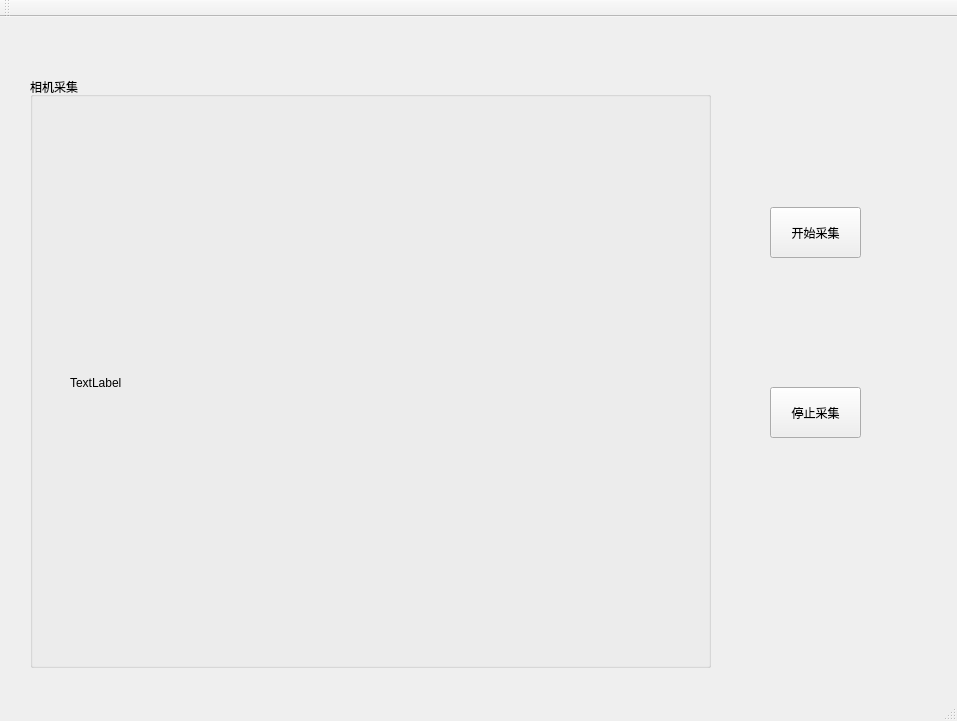
<?xml version="1.0" encoding="UTF-8"?>
<ui version="4.0">
 <class>MainWindow</class>
 <widget class="QMainWindow" name="MainWindow">
  <property name="geometry">
   <rect>
    <x>0</x>
    <y>0</y>
    <width>957</width>
    <height>721</height>
   </rect>
  </property>
  <property name="windowTitle">
   <string>MainWindow</string>
  </property>
  <widget class="QWidget" name="centralWidget">
   <widget class="QGroupBox" name="groupBox">
    <property name="geometry">
     <rect>
      <x>30</x>
      <y>60</y>
      <width>681</width>
      <height>591</height>
     </rect>
    </property>
    <property name="title">
     <string>相机采集</string>
    </property>
    <widget class="QLabel" name="DisplayLabel">
     <property name="geometry">
      <rect>
       <x>40</x>
       <y>50</y>
       <width>612</width>
       <height>512</height>
      </rect>
     </property>
     <property name="text">
      <string>TextLabel</string>
     </property>
    </widget>
   </widget>
   <widget class="QPushButton" name="StartButton">
    <property name="geometry">
     <rect>
      <x>770</x>
      <y>190</y>
      <width>91</width>
      <height>51</height>
     </rect>
    </property>
    <property name="text">
     <string>开始采集</string>
    </property>
   </widget>
   <widget class="QPushButton" name="EndButton">
    <property name="geometry">
     <rect>
      <x>770</x>
      <y>370</y>
      <width>91</width>
      <height>51</height>
     </rect>
    </property>
    <property name="text">
     <string>停止采集</string>
    </property>
   </widget>
  </widget>
  <widget class="QToolBar" name="mainToolBar">
   <attribute name="toolBarArea">
    <enum>TopToolBarArea</enum>
   </attribute>
   <attribute name="toolBarBreak">
    <bool>false</bool>
   </attribute>
  </widget>
  <widget class="QStatusBar" name="statusBar"/>
 </widget>
 <layoutdefault spacing="6" margin="11"/>
 <resources/>
 <connections/>
</ui>
